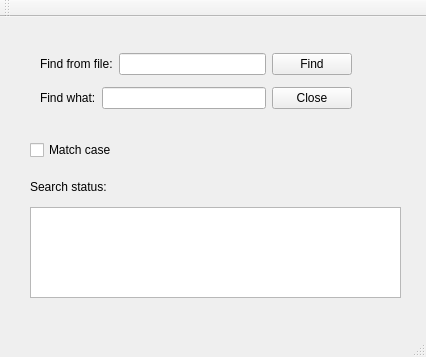
<?xml version="1.0" encoding="UTF-8"?>
<ui version="4.0">
 <class>MainWindow</class>
 <widget class="QMainWindow" name="MainWindow">
  <property name="geometry">
   <rect>
    <x>0</x>
    <y>0</y>
    <width>426</width>
    <height>357</height>
   </rect>
  </property>
  <property name="windowTitle">
   <string>MainWindow</string>
  </property>
  <widget class="QWidget" name="centralwidget">
   <widget class="QCheckBox" name="matchCheckBox">
    <property name="geometry">
     <rect>
      <x>30</x>
      <y>120</y>
      <width>101</width>
      <height>26</height>
     </rect>
    </property>
    <property name="text">
     <string>Match case</string>
    </property>
   </widget>
   <widget class="QTextBrowser" name="textBrowser">
    <property name="geometry">
     <rect>
      <x>30</x>
      <y>190</y>
      <width>371</width>
      <height>91</height>
     </rect>
    </property>
   </widget>
   <widget class="QLabel" name="label_3">
    <property name="geometry">
     <rect>
      <x>30</x>
      <y>160</y>
      <width>111</width>
      <height>20</height>
     </rect>
    </property>
    <property name="text">
     <string>Search status:</string>
    </property>
   </widget>
   <widget class="QWidget" name="">
    <property name="geometry">
     <rect>
      <x>40</x>
      <y>30</y>
      <width>312</width>
      <height>68</height>
     </rect>
    </property>
    <layout class="QVBoxLayout" name="verticalLayout">
     <item>
      <layout class="QHBoxLayout" name="horizontalLayout">
       <item>
        <widget class="QLabel" name="label">
         <property name="text">
          <string>Find from file:</string>
         </property>
        </widget>
       </item>
       <item>
        <widget class="QLineEdit" name="fileLineEdit"/>
       </item>
       <item>
        <widget class="QPushButton" name="findPushButton">
         <property name="text">
          <string>Find</string>
         </property>
        </widget>
       </item>
      </layout>
     </item>
     <item>
      <layout class="QHBoxLayout" name="horizontalLayout_2">
       <item>
        <widget class="QLabel" name="label_2">
         <property name="text">
          <string>Find what:</string>
         </property>
        </widget>
       </item>
       <item>
        <widget class="QLineEdit" name="keyLineEdit"/>
       </item>
       <item>
        <widget class="QPushButton" name="closePushButton">
         <property name="text">
          <string>Close</string>
         </property>
        </widget>
       </item>
      </layout>
     </item>
    </layout>
   </widget>
  </widget>
  <widget class="QStatusBar" name="statusbar"/>
  <widget class="QMenuBar" name="menuBar">
   <property name="geometry">
    <rect>
     <x>0</x>
     <y>0</y>
     <width>426</width>
     <height>25</height>
    </rect>
   </property>
  </widget>
  <widget class="QToolBar" name="toolBar">
   <property name="windowTitle">
    <string>toolBar</string>
   </property>
   <attribute name="toolBarArea">
    <enum>TopToolBarArea</enum>
   </attribute>
   <attribute name="toolBarBreak">
    <bool>false</bool>
   </attribute>
  </widget>
 </widget>
 <resources/>
 <connections>
  <connection>
   <sender>closePushButton</sender>
   <signal>clicked()</signal>
   <receiver>MainWindow</receiver>
   <slot>close()</slot>
   <hints>
    <hint type="sourcelabel">
     <x>351</x>
     <y>125</y>
    </hint>
    <hint type="destinationlabel">
     <x>212</x>
     <y>178</y>
    </hint>
   </hints>
  </connection>
 </connections>
</ui>
